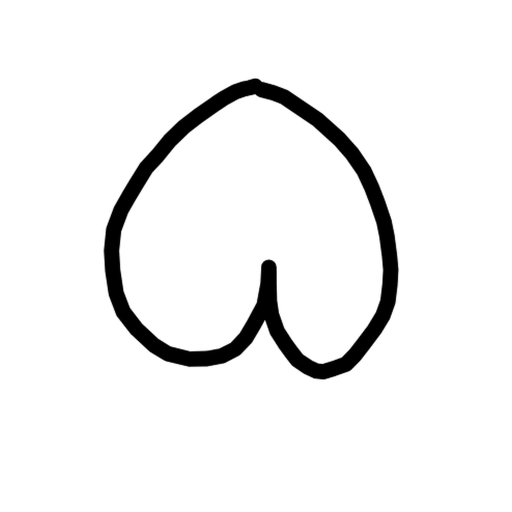
#> input picture apps/mobile/assets/baybayin-guides/ba.png, 1024 x 1024 px (shown at 1/2 size)
$ python -i preprocessing-source.py   (imports and definitions only)
#> lines starting #> are read from the running program, lines starting #| are printed output that depends on the picture; after the words box and inside, x2 and y2 are one past the last pixel; in counts of white or black regions, pixels touching at a corner belong together
import numpy as np
from PIL import Image
IMG_WIDTH = IMG_HEIGHT = 96
INK_THRESHOLD = 0.08
IMAGE_PADDING_RATIO = 0.15

def load_image_array(image_path):

    img = Image.open(image_path).convert("RGBA")
#> img is the input picture: PIL image 1024x1024 RGBA; mean R, G, B, A 237, 237, 237, 14.8
    bg = Image.new("RGBA", img.size, (255, 255, 255, 255))
#> bg: PIL image 1024x1024 RGBA; every value is 255
    bg.alpha_composite(img)


    gray = bg.convert("L")
    arr = np.asarray(gray, dtype=np.float32) / 255.0


    ink = 1.0 - arr
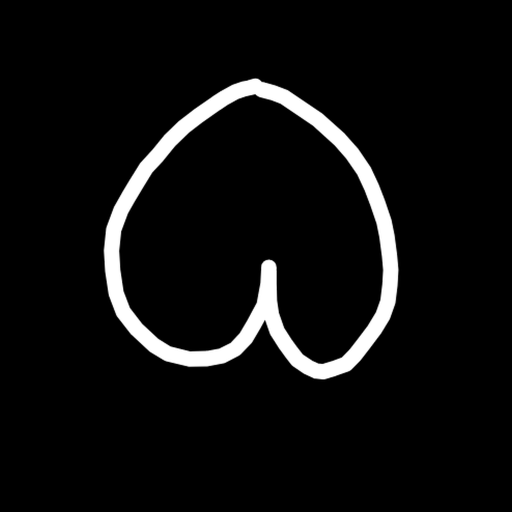
#> ink: shape (1024, 1024) float32 (shown at 1/2 size); min 0, max 1, mean 0.0579


    mask = ink > INK_THRESHOLD
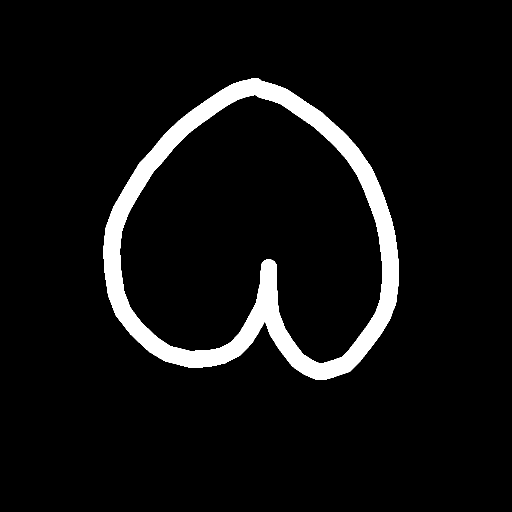
#> mask: shape (1024, 1024) bool (shown at 1/2 size); 6.2% white; 1 white region, box (x1, y1, x2, y2) and area: (206, 156, 798, 760) 65031

    if np.any(mask):
        ys, xs = np.where(mask)

        y0, y1 = int(ys.min()), int(ys.max()) + 1
#> y0 = 156; y1 = 760
        x0, x1 = int(xs.min()), int(xs.max()) + 1
#> x0 = 206; x1 = 798


        crop = ink[y0:y1, x0:x1]
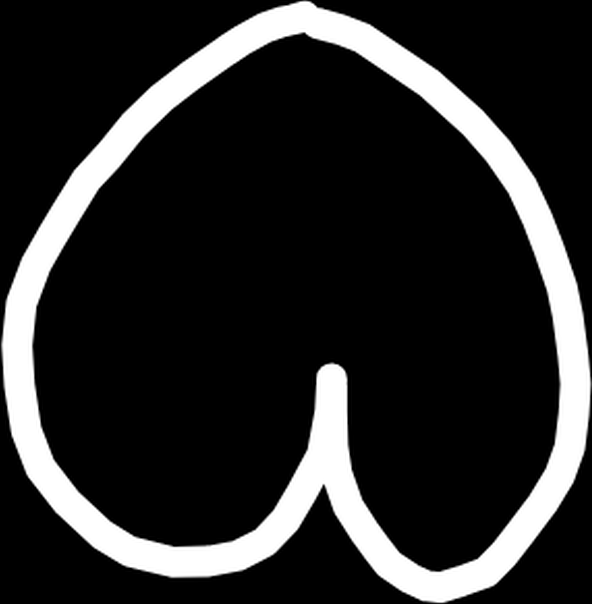
#> crop: shape (604, 592) float32; min 0, max 1, mean 0.17

        crop_h, crop_w = crop.shape
#> crop_h = 604; crop_w = 592
        max_dim = max(crop_h, crop_w)
#> max_dim = 604


        padding = max(2, int(round(max_dim * IMAGE_PADDING_RATIO)))
#> padding = 91
        square_side = max_dim + 2 * padding
#> square_side = 786


        square = np.zeros((square_side, square_side), dtype=np.float32)

        top = (square_side - crop_h) // 2
#> top = 91
        left = (square_side - crop_w) // 2
#> left = 97

        square[top:top + crop_h, left:left + crop_w] = crop
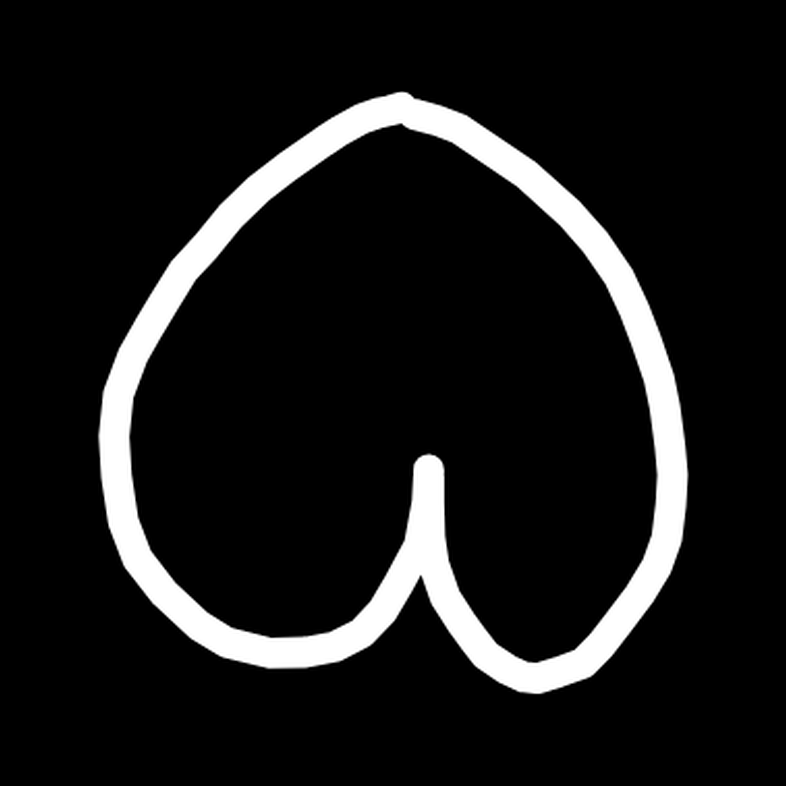
#> square: shape (786, 786) float32; min 0, max 1, mean 0.0983
    else:

        square = ink


    square_u8 = np.clip(square * 255.0, 0, 255).astype(np.uint8)
    standardized = Image.fromarray(square_u8, mode="L").resize(
        (IMG_WIDTH, IMG_HEIGHT),
        Image.Resampling.BILINEAR,
    )
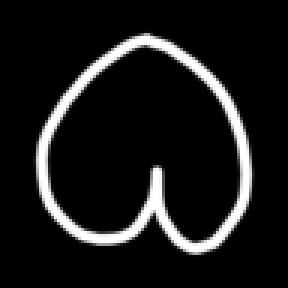
#> standardized: PIL image 96x96 L (shown 3 times larger); min 0, max 255, mean 25

    result = np.asarray(standardized, dtype=np.float32) / 255.0


    result = np.expand_dims(result, axis=-1)
    return result.astype(np.float32)

>>> result = load_image_array('../../../apps/mobile/assets/baybayin-guides/ba.png')
